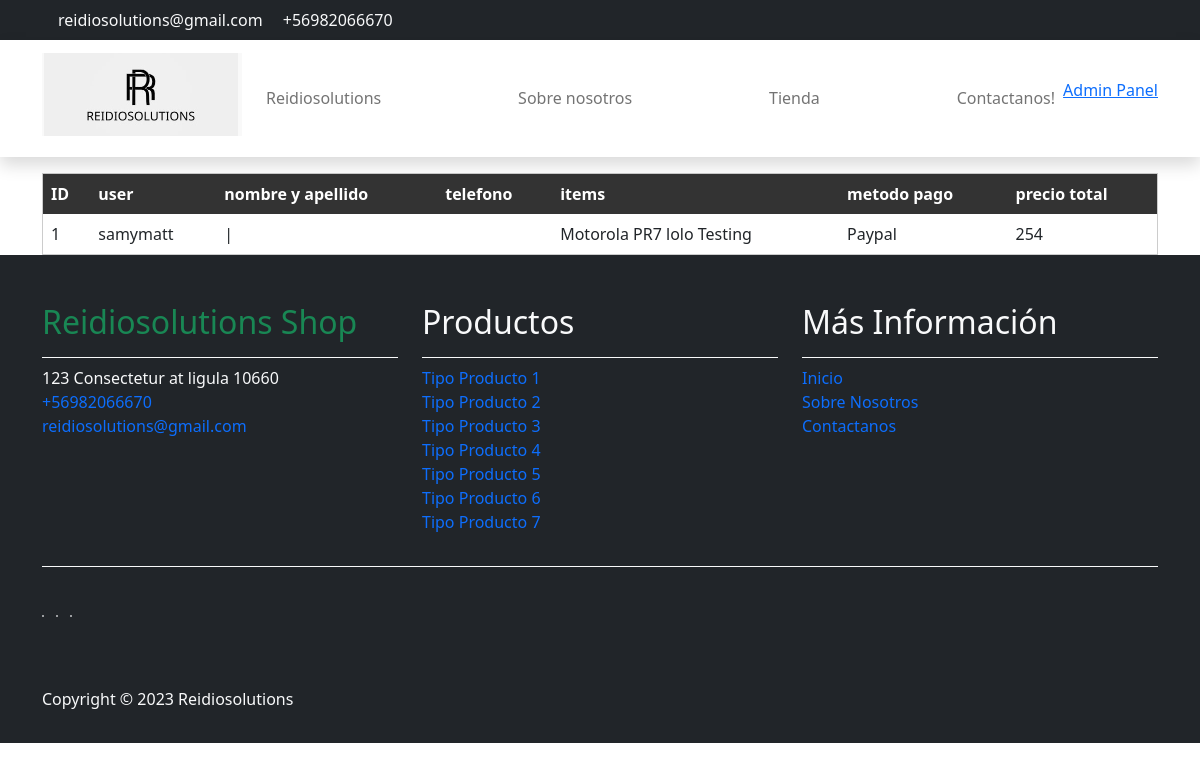
Before: /users/AdminOrderList/ (signed in) with the older database file.
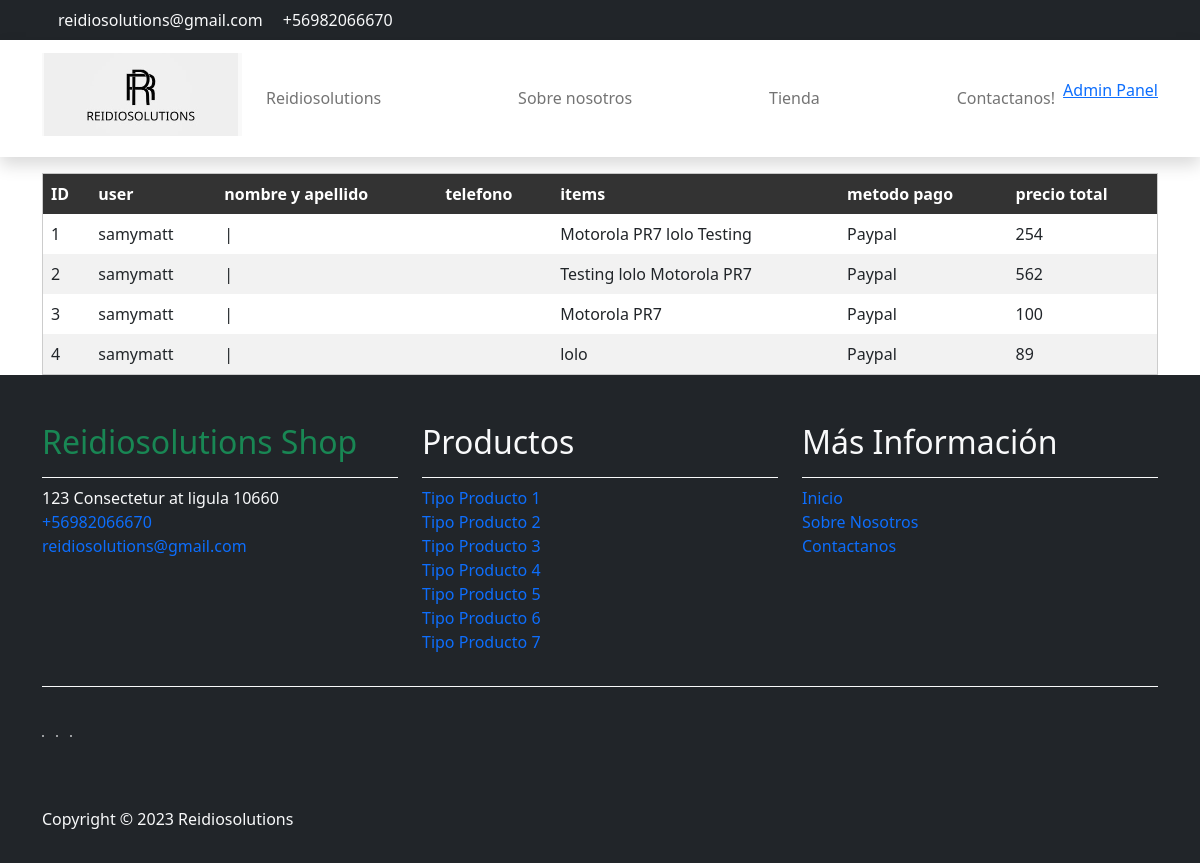
After: the same page with the newer database file.
### orders/models.py (models this page shows)
class Orders(models.Model):
    OrderID = models.AutoField(verbose_name='OrderID', primary_key=True)
    User =models.ForeignKey(settings.AUTH_USER_MODEL, to_field='UserID', on_delete=models.CASCADE)
    User_email = models.EmailField(verbose_name='User_email', max_length=60, null=True)
    User_region = models.CharField(verbose_name='Region_de_compra', max_length=70, null=True)
    Direccion = models.CharField(verbose_name='Direccion', max_length=60)
    MetodoPago = models.CharField(verbose_name='MetodoPago', default='PayPal', max_length=30)
    Items = models.ManyToManyField(CartItems)
    PrecioTotal = models.IntegerField(verbose_name="Precio Compra")
    FechaCompra = models.DateTimeField(verbose_name="Fecha de compra", auto_now_add=True)

### users/models.py (models this page shows, shortened)
class Usuario(AbstractBaseUser, PermissionsMixin):
    ROL = (
        ('ADMINISTRADOR', 'Admin'),
        ('VENDEDOR', 'Seller'),
        ('CLIENTE', 'Cliente'),
    )
    UserID = models.AutoField(verbose_name='UserID', primary_key=True)
    email = models.EmailField(verbose_name='Email', max_length=60, unique=True)
    username = models.CharField(verbose_name='username', max_length=30, unique=True)
    userType = models.CharField(verbose_name='Tipo de usuario', max_length=25, choices=ROL, default='CLIENTE')
    is_active= models.BooleanField(default=False)
    is_staff=models.BooleanField(default=False)
    creado= models.DateTimeField(auto_now_add=True)
    actualizado = models.DateTimeField(auto_now=True)
    objects = ManejoDeCuentas()
    USERNAME_FIELD = 'email' # Toma el rol de nombre de usuario
    REQUIRED_FIELDS = ["username"] # Campos requeridos
    class Meta:
        verbose_name = "Cuentas"
        verbose_name_plural = "Cuentas"
    def __str__(self):
        return self.username

### cart/models.py (models this page shows, shortened)
class CartItems(models.Model):
    CartItemsID = models.AutoField(primary_key=True, verbose_name='XID')
    Cart = models.ForeignKey(
        Carrito,
        to_field='CartID',
        related_name='Carrito',
        on_delete=models.CASCADE
    )
    Item = models.ForeignKey(
        Producto,
        to_field='ProductID',
        related_name='Items',
        on_delete= models.CASCADE,
    )
    Cantidad = models.PositiveIntegerField(validators=[MinValueValidator(1)], default=1)
    fechaAgregado = models.DateTimeField(auto_now_add=True)

### Core/models.py (models this page shows, shortened)
class Producto(models.Model):
    TipoProd= [
        ("RADIO MOVIL","Movil"),
        ("RADIO PORTATIL","Portatil"),
        ("RADIO APX","APX")
    ]
    CodigosProd= [
        ("PR7","R7"),
        ("PR2","R2"),
        ("PR5","DEP550"),
        ('PR3', 'EP350'),
        ('M8e', '8500e'),
        ('M5e', '5000e'),
        ('M8', 'DGM8000'),
        ('M5', 'DEM500'),
        ('APX0', 'APX'),
        ('APX2', 'APX'),
        ('APX1', 'APX'),
    ]
    ProductID = models.AutoField(primary_key=True, verbose_name='ProductID')
    Creado_por = models.ForeignKey(
        settings.AUTH_USER_MODEL,
        on_delete=models.CASCADE,
    )
    Nombre = models.CharField(verbose_name="Nombre del producto", max_length=60)
    Cantidad = models.SmallIntegerField(verbose_name="Cantidad de producto", validators=[MinValueValidator(1)])
    Codigos= models.ForeignKey(
        CodigosProductos,
        to_field='ProductoCodigo',
        related_name='ProductCodigo',
        on_delete=models.CASCADE,
    )
    Tipo = models.ForeignKey(
        TipoProductos,
        to_field='TipoProducto',
        related_name='ProductTipo',
        on_delete=models.CASCADE,
    )
    Marca = models.CharField(verbose_name="Marca del producto", max_length=60)
    Imagen = models.ImageField(null=True, blank=True, upload_to="imagenes/")
    pdf_file = models.FileField(
        upload_to='productos/excel/', null=True, blank=True,
        verbose_name="Archivo Excel"
    )
    Precio = models.FloatField(verbose_name='Precio', null=False)
    Creado_el = models.DateTimeField(verbose_name='Fecha de creacion', auto_now_add=True)
    Modificado_el = models.DateTimeField(verbose_name='Fecha de Modificacion', auto_now_add=True)

### users/views.py (the view)
# urls.py: path('AdminOrderList/', views.ver_orders, name='AdminOrderList'),
def ver_orders(request):
    orders = Orders.objects.prefetch_related('Items__Item').all()
    contexto = {
        'Object': orders,
    }
    return render(request, 'administrador/ordersAdmin.html', contexto)

### users/templates/administrador/ordersAdmin.html (shortened to what the changed rows need)
{%load static%}
<!DOCTYPE html>
<html lang="en">
<head>
  <link rel="stylesheet" href="{% static 'style.css'%}">
  <link href="https://cdn.jsdelivr.net/npm/bootstrap@5.0.2/dist/css/bootstrap.min.css" rel="stylesheet"
>
</head>
<body>
  <div class="container mt-3">
    {% if user.is_authenticated %}
    {% if user.userType == 'ADMINISTRADOR' %}
    <table>
      <thead>
        <tr>
          <th>ID</th>
          <th>user</th>
          <th>nombre y apellido</th>
          <th>telefono</th>
          <th>items</th>
          <th>metodo pago</th>
          <th>precio total</th>
        </tr>
      </thead>
      <tbody>
        {% for A in Object %}
        <tr>
          <td>{{ A.OrderID }}</td>
          <td>{{ A.User }}</td>
          <td>{{ A.Nombre }}|{{ A.Apellido }}</td>
          <td>{{A.Telefono}}</td>
          <td>
            {% for item in A.Items.all %}
            {{ item.Item.Nombre }}
            {% endfor %}
          </td>
          <td>{{ A.MetodoPago }}</td>
          <td>{{A.PrecioTotal}}</td>
        </tr>
        {% endfor %}
      </tbody>
    </table>
    {%else%}
    <h1>Usted no esta permitido aqui</h1>
    {% endif %}
    {%else%}
    <h1>Usted no esta permitido aqui</h1>
    {% endif %}
  </div>
  <footer class="bg-dark" id="tempaltemo_footer">
    <div class="container">
      <div class="row">
        <div class="col-md-4 pt-5">
          <h2 class="h2 text-success border-bottom pb-3 border-light logo">Reidiosolutions Shop</h2>
        </div>
        <div class="col-md-4 pt-5">
          <h2 class="h2 text-light border-bottom pb-3 border-light">Productos</h2>
        </div>
        <div class="col-md-4 pt-5">
          <h2 class="h2 text-light border-bottom pb-3 border-light">Más Información</h2>
        </div>
      </div>
    </div>
  </footer>
</body>
</html>

Changed rows visible on the page:
added Orders: OrderID "2", User "samymatt", MetodoPago "Paypal", PrecioTotal "562"
added CartItems: Item.Nombre "Testing", shown under "2"
added CartItems: Item.Nombre "lolo", shown under "2"
added CartItems: Item.Nombre "Motorola PR7", shown under "2"
added Orders: OrderID "3", User "samymatt", MetodoPago "Paypal", PrecioTotal "100"
added CartItems: Item.Nombre "Motorola PR7", shown under "3"
added Orders: OrderID "4", User "samymatt", MetodoPago "Paypal", PrecioTotal "89"
added CartItems: Item.Nombre "lolo", shown under "4"
